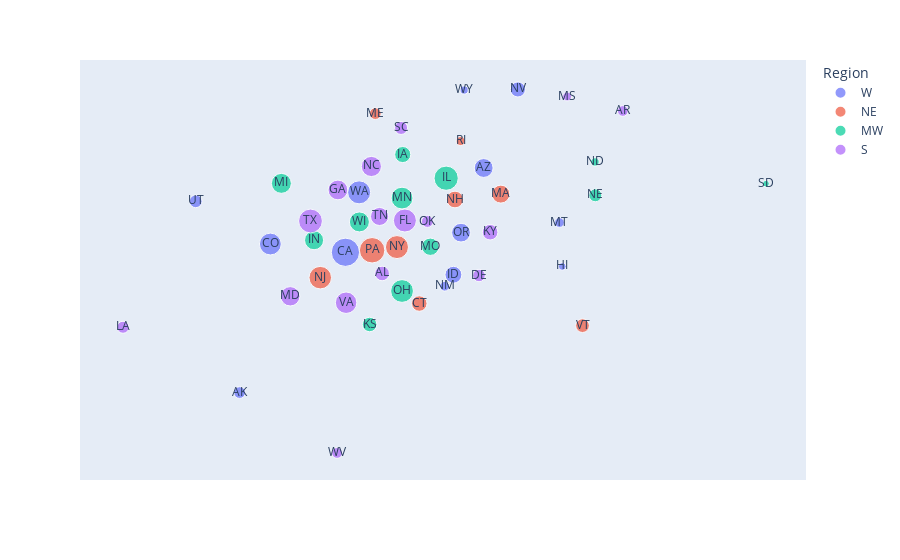

Write notebook code for a chart like this one.
### Code cell
scatter_df['size']=size
scatter_df['x']=xs
scatter_df['y']=ys
scatter_df['Region']=regs
scatter_df['#reviews'] = (scatter_df['size']/5)**2	
scatter_df['#reviews'] = scatter_df['#reviews'].astype(int)
scatter_df['label'] = list(map(lambda x: us_state_to_abbrev[x], states))
scatter_df['full_name'] = states

fig = px.scatter(scatter_df, x="x", y="y", color="Region",
                 size='size', hover_data=['full_name', '#reviews'], text="label")
fig.update_xaxes(visible=False, showticklabels=False)
fig.update_yaxes(visible=False, showticklabels=False)
fig.show()

### Figure 1 — Plotly figure (JSON) as saved in the notebook; plotly's stock layout.template omitted (floating-point values rounded to 4 significant figures)
{"data": [{"customdata": [["California", 45871], ["Washington", 20091], ["Colorado", 16318], ["Arizona", 9088], ["Oregon", 8843], ["Idaho", 5793], ["Nevada", 3726], ["Utah", 1859], ["Alaska", 1353], ["Montana", 643], ["New Mexico", 636], ["Wyoming", 322], ["Hawaii", 253]], "hovertemplate": "Region=W<br>x=%{x}<br>y=%{y}<br>size=%{marker.size}<br>label=%{text}<br>full_name=%{customdata[0]}<br>#reviews=%{customdata[1]}<extra></extra>", "legendgroup": "W", "marker": {"color": "#636efa", "size": [1071.0, 708.7, 638.7, 476.7, 470.2, 380.6, 305.2, 215.6, 183.9, 126.8, 126.1, 89.72, 79.53], "sizemode": "area", "sizeref": 2.677, "symbol": "circle"}, "mode": "markers+text", "name": "W", "orientation": "v", "showlegend": true, "text": ["CA", "WA", "CO", "AZ", "OR", "ID", "NV", "UT", "AK", "MT", "NM", "WY", "HI"], "type": "scatter", "x": [174420, 184410, 119700.0, 275210, 258700.0, 253140, 300130, 65277, 97275, 330480, 246800.0, 261000.0, 332500], "xaxis": "x", "y": [167100, 215810, 173800, 235600.0, 183040, 148830, 299480, 208500.0, 53052, 191270, 139470, 298990, 155550], "yaxis": "y"}, {"customdata": [["Pennsylvania", 30056], ["New York", 20051], ["New Jersey", 18444], ["Massachusetts", 7457], ["New Hampshire", 5554], ["Connecticut", 4084], ["Vermont", 2548], ["Maine", 1355], ["Rhode Island", 473]], "hovertemplate": "Region=NE<br>x=%{x}<br>y=%{y}<br>size=%{marker.size}<br>label=%{text}<br>full_name=%{customdata[0]}<br>#reviews=%{customdata[1]}<extra></extra>", "legendgroup": "NE", "marker": {"color": "#EF553B", "size": [866.8, 708.0, 679.0, 431.8, 372.7, 319.6, 252.4, 184.1, 108.9], "sizemode": "area", "sizeref": 2.677, "symbol": "circle"}, "mode": "markers+text", "name": "NE", "orientation": "v", "showlegend": true, "text": ["PA", "NY", "NJ", "MA", "NH", "CT", "VT", "ME", "RI"], "type": "scatter", "x": [193880, 211990, 156070, 287700, 254300.0, 228300.0, 347250, 196180, 258400], "xaxis": "x", "y": [168740, 171320, 146460, 214400.0, 210000, 125420, 107500.0, 279820, 257500.0], "yaxis": "y"}, {"customdata": [["Illinois", 24693], ["Ohio", 19225], ["Minnesota", 16056], ["Michigan", 11389], ["Wisconsin", 11376], ["Indiana", 9396], ["Missouri", 6471], ["Iowa", 4785], ["Kansas", 3156], ["Nebraska", 1994], ["North Dakota", 348], ["South Dakota", 141]], "hovertemplate": "Region=MW<br>x=%{x}<br>y=%{y}<br>size=%{marker.size}<br>label=%{text}<br>full_name=%{customdata[0]}<br>#reviews=%{customdata[1]}<extra></extra>", "legendgroup": "MW", "marker": {"color": "#00cc96", "size": [785.7, 693.3, 633.6, 533.6, 533.3, 484.7, 402.2, 345.9, 280.9, 223.3, 93.27, 59.37], "sizemode": "area", "sizeref": 2.677, "symbol": "circle"}, "mode": "markers+text", "name": "MW", "orientation": "v", "showlegend": true, "text": ["IL", "OH", "MN", "MI", "WI", "IN", "MO", "IA", "KS", "NE", "ND", "SD"], "type": "scatter", "x": [247850, 215690, 215690, 127730, 184590, 151560, 236300, 216190, 192070, 356610, 356360, 481000.0], "xaxis": "x", "y": [227300.0, 135610, 211160, 223100.0, 191770, 176900, 171590, 246560, 108380, 213400, 240540, 222840], "yaxis": "y"}, {"customdata": [["Texas", 23035], ["Florida", 19955], ["Virginia", 15216], ["North Carolina", 11814], ["Georgia", 10839], ["Maryland", 10063], ["Tennessee", 7601], ["Kentucky", 4177], ["Alabama", 3236], ["South Carolina", 2033], ["Delaware", 1712], ["Louisiana", 1501], ["Oklahoma", 1398], ["West Virginia", 987], ["Arkansas", 947], ["Mississippi", 436]], "hovertemplate": "Region=S<br>x=%{x}<br>y=%{y}<br>size=%{marker.size}<br>label=%{text}<br>full_name=%{customdata[0]}<br>#reviews=%{customdata[1]}<extra></extra>", "legendgroup": "S", "marker": {"color": "#ab63fa", "size": [758.9, 706.3, 616.8, 543.5, 520.6, 501.6, 435.9, 323.1, 284.4, 225.4, 206.9, 193.8, 187.0, 157.1, 153.9, 104.4], "sizemode": "area", "sizeref": 2.677, "symbol": "circle"}, "mode": "markers+text", "name": "S", "orientation": "v", "showlegend": true, "text": ["TX", "FL", "VA", "NC", "GA", "MD", "TN", "KY", "AL", "SC", "DE", "LA", "OK", "WV", "AR", "MS"], "type": "scatter", "x": [148940, 217800.0, 174910, 193340, 168940, 134190, 199290, 279910, 201160, 214990, 271820, 12285, 234150, 168310, 376640, 336010], "xaxis": "x", "y": [192540, 192930, 126080, 236860, 217760, 131310, 196210, 183410, 149870, 268170, 148220, 106100.0, 192120, 3960.0, 281970, 293730], "yaxis": "y"}], "layout": {"legend": {"itemsizing": "constant", "title": {"text": "Region"}, "tracegroupgap": 0}, "margin": {"t": 60}, "xaxis": {"anchor": "y", "domain": [0, 1], "showticklabels": false, "title": {"text": "x"}, "visible": false}, "yaxis": {"anchor": "x", "domain": [0, 1], "showticklabels": false, "title": {"text": "y"}, "visible": false}}}
